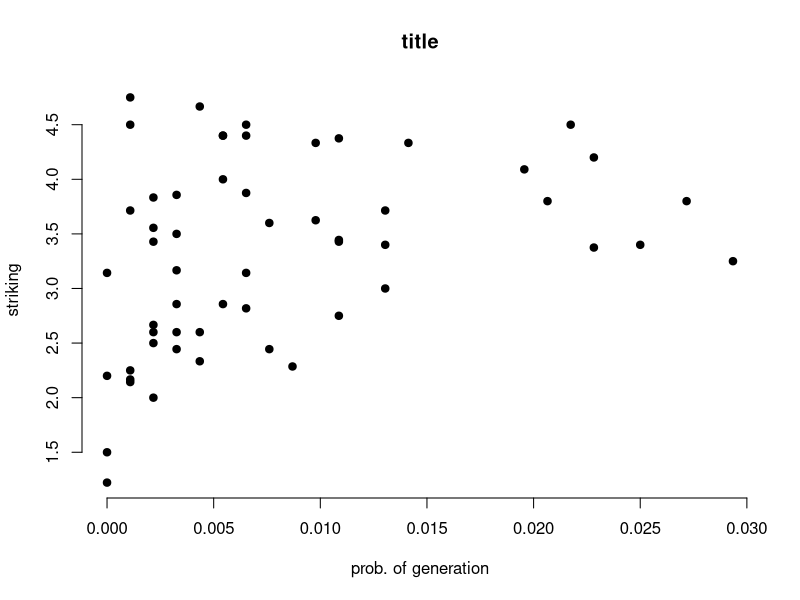
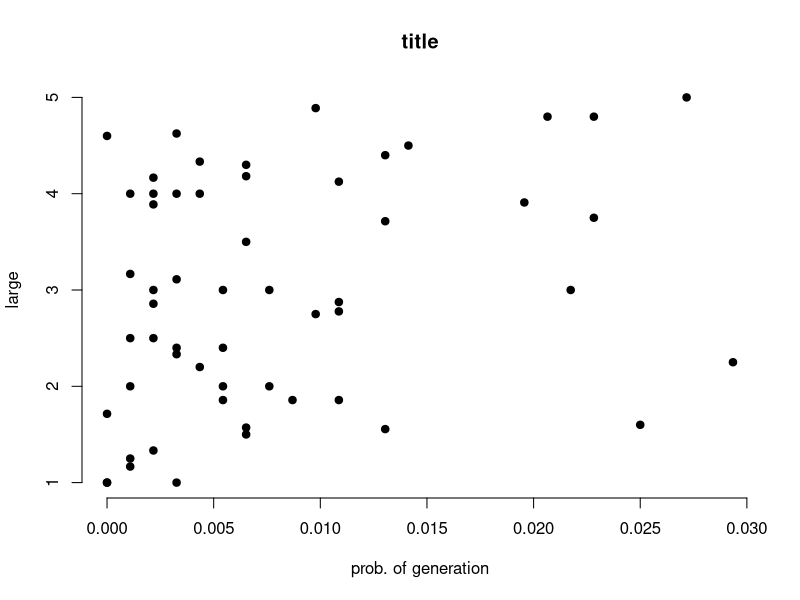
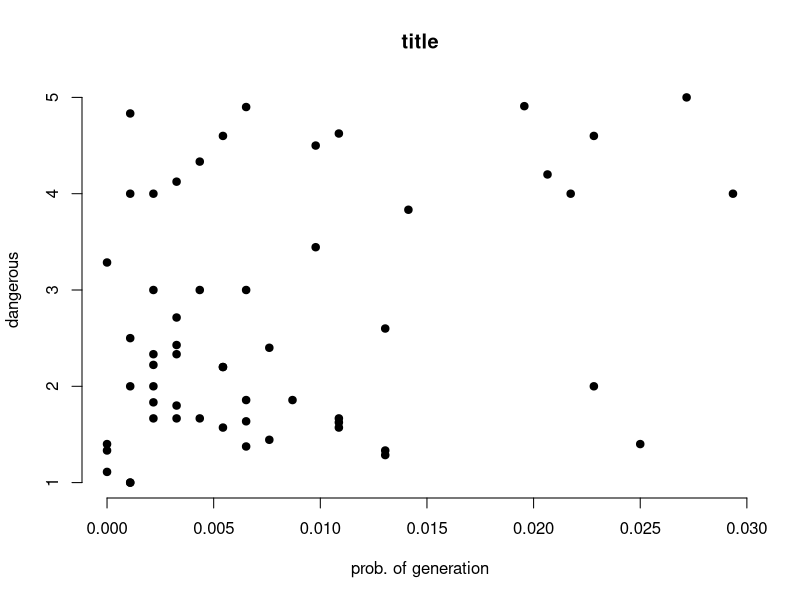
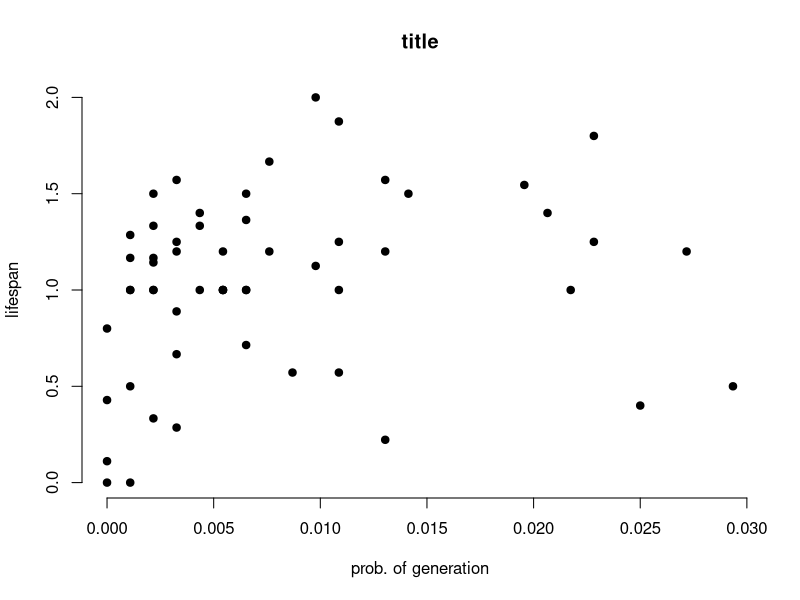
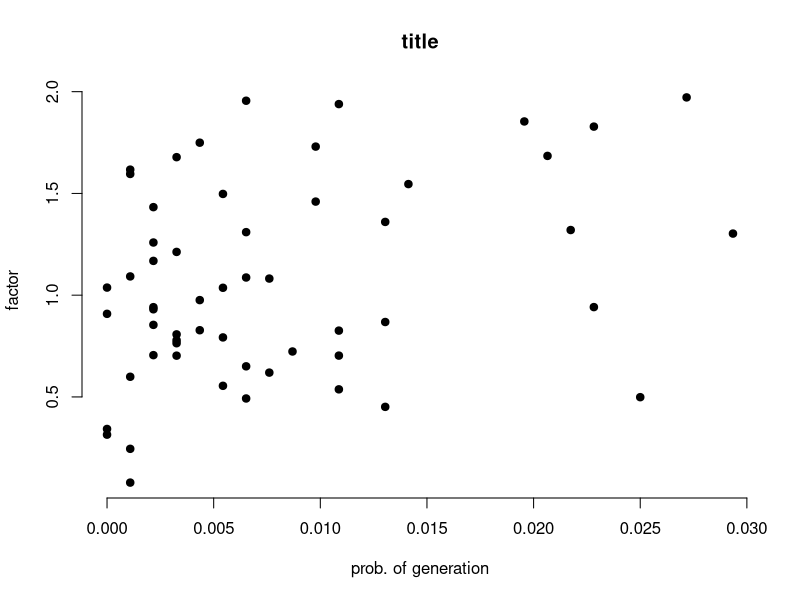

R code for these plots, in order:
genProbs = c(0.004347826086956522, 0.004347826086956522, 0, 0.002173913043478261, 0.002173913043478261, 0, 0.002173913043478261, 0.002173913043478261, 0.003260869565217391, 0.003260869565217391, 0.005434782608695652, 0.004347826086956522, 0, 0.003260869565217391, 0.003260869565217391, 0.003260869565217391, 0.0010869565217391304, 0.009782608695652175, 0.0010869565217391304, 0.020652173913043477, 0.002173913043478261, 0.013043478260869565, 0.029347826086956522, 0.005434782608695652, 0.007608695652173913, 0.005434782608695652, 0.010869565217391304, 0.02717391304347826, 0.021739130434782608, 0.003260869565217391, 0.01956521739130435, 0.025, 0.02282608695652174, 0.006521739130434782, 0.006521739130434782, 0.014130434782608696, 0.006521739130434782, 0.013043478260869565, 0.010869565217391304, 0.013043478260869565, 0.005434782608695652, 0.007608695652173913, 0.02282608695652174, 0.009782608695652175, 0.006521739130434782, 0, 0.002173913043478261, 0.0010869565217391304, 0.006521739130434782, 0.0010869565217391304, 0.010869565217391304, 0.0010869565217391304, 0.0010869565217391304, 0.010869565217391304, 0.002173913043478261, 0.008695652173913044)
lifespan = c(1.3333333333333333, 1.4, 0.1111111111111111, 1.1666666666666667, 1.1428571428571428, 0.0, 1.3333333333333333, 1.0, 0.8888888888888888, 1.5714285714285714, 1.0, 1.0, 0.42857142857142855, 0.2857142857142857, 0.6666666666666666, 1.25, 1.2857142857142858, 2.0, 0.0, 1.4, 1.5, 0.2222222222222222, 0.5, 1.0, 1.2, 1.2, 0.5714285714285714, 1.2, 1.0, 1.2, 1.5454545454545454, 0.4, 1.25, 1.0, 1.0, 1.5, 0.7142857142857143, 1.2, 1.875, 1.5714285714285714, 1.0, 1.6666666666666667, 1.8, 1.125, 1.5, 0.8, 1.0, 1.1666666666666667, 1.3636363636363635, 1.0, 1.0, 0.5, 1.0, 1.25, 0.3333333333333333, 0.5714285714285714)
dangerous = c(4.333333333333333, 3.0, 1.1111111111111112, 1.6666666666666667, 4.0, 1.3333333333333333, 2.2222222222222223, 2.0, 1.6666666666666667, 2.4285714285714284, 2.2, 1.6666666666666667, 3.2857142857142856, 2.7142857142857144, 2.3333333333333335, 4.125, 4.0, 3.4444444444444446, 1.0, 4.2, 3.0, 1.3333333333333333, 4.0, 4.6, 2.4, 2.2, 1.5714285714285714, 5.0, 4.0, 1.8, 4.909090909090909, 1.4, 2.0, 1.375, 3.0, 3.8333333333333335, 1.8571428571428572, 2.6, 4.625, 1.2857142857142858, 1.5714285714285714, 1.4444444444444444, 4.6, 4.5, 4.9, 1.4, 1.8333333333333333, 4.833333333333333, 1.6363636363636365, 2.5, 1.6666666666666667, 1.0, 2.0, 1.625, 2.3333333333333335, 1.8571428571428572)
striking = c(4.666666666666667, 2.6, 1.2222222222222223, 2.6666666666666665, 3.4285714285714284, 1.5, 3.5555555555555554, 2.6, 2.4444444444444446, 3.857142857142857, 4.0, 2.3333333333333335, 3.142857142857143, 2.857142857142857, 3.1666666666666665, 3.5, 3.7142857142857144, 4.333333333333333, 2.1666666666666665, 3.8, 2.0, 3.0, 3.25, 4.4, 3.6, 4.4, 3.4285714285714284, 3.8, 4.5, 2.6, 4.090909090909091, 3.4, 3.375, 3.875, 4.5, 4.333333333333333, 3.142857142857143, 3.4, 4.375, 3.7142857142857144, 2.857142857142857, 2.4444444444444446, 4.2, 3.625, 4.4, 2.2, 3.8333333333333335, 4.5, 2.8181818181818183, 4.75, 3.4444444444444446, 2.25, 2.142857142857143, 2.75, 2.5, 2.2857142857142856)
large = c(4.333333333333333, 2.2, 1.0, 4.166666666666667, 2.857142857142857, 1.0, 3.888888888888889, 3.0, 3.111111111111111, 4.0, 2.0, 4.0, 1.7142857142857142, 1.0, 2.3333333333333335, 4.625, 4.0, 4.888888888888889, 1.1666666666666667, 4.8, 4.0, 1.5555555555555556, 2.25, 3.0, 3.0, 2.4, 1.8571428571428572, 5.0, 3.0, 2.4, 3.909090909090909, 1.6, 3.75, 1.5, 3.5, 4.5, 1.5714285714285714, 4.4, 4.125, 3.7142857142857144, 1.8571428571428572, 2.0, 4.8, 2.75, 4.3, 4.6, 2.5, 3.1666666666666665, 4.181818181818182, 2.5, 2.7777777777777777, 1.25, 2.0, 2.875, 1.3333333333333333, 1.8571428571428572)
factor = c(1.7493597445838769, 0.9757779736272489, 0.342532450945891, 0.9410903615920632, 1.4326251573592725, 0.31451143696886785, 1.1684874361243458, 0.8540438077047808, 0.7784132253993452, 1.2125753719947727, 0.7924024298479168, 0.8277845537006788, 1.0372940355920293, 0.8073737503422231, 0.7638159175559774, 1.6782057604931038, 1.6169386634026672, 1.7301299550192044, 0.07898394140163505, 1.6844220836843404, 1.258831873354929, 0.4511580476995071, 1.3026957813684432, 1.4975358371066994, 1.081600144729262, 1.0363017022701044, 0.5372739384481422, 1.9718590475441833, 1.3201378146354048, 0.7027790553314078, 1.853693337094762, 0.49873200662914385, 0.9414042241369872, 0.6503540429872181, 1.3097506309388793, 1.545941565727358, 0.49234056848980545, 1.3599862110272418, 1.9390408502784902, 0.8681419797832455, 0.5545889996744068, 0.6194486741125804, 1.8283456068664985, 1.4598809772463432, 1.9555042925073582, 0.9083166243450937, 0.9306583591771803, 1.5956794035376125, 1.0868294831817746, 1.0921196402635656, 0.825827833526392, 0.24493558754920247, 0.5990358267723332, 0.703006612801538, 0.705308443328616, 0.7232477253228344)
plot(genProbs, striking, main = "title",
     xlab = "prob. of generation", ylab = "striking",
     pch = 19, frame = FALSE)
plot(genProbs, large, main = "title",
     xlab = "prob. of generation", ylab = "large",
     pch = 19, frame = FALSE)
plot(genProbs, dangerous, main = "title",
     xlab = "prob. of generation", ylab = "dangerous",
     pch = 19, frame = FALSE)
plot(genProbs, lifespan, main = "title",
     xlab = "prob. of generation", ylab = "lifespan",
     pch = 19, frame = FALSE)
plot(genProbs, factor, main = "title",
     xlab = "prob. of generation", ylab = "factor",
     pch = 19, frame = FALSE)

#abline(lm(y ~ x, data = mtcars), col = "blue")
#do regression line, do with factor, do without popular animals